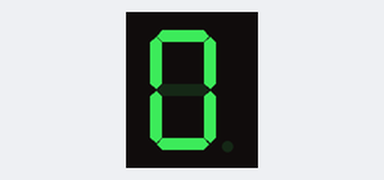
Bench run of a sketch on a simulated Arduino Uno, built with avr-gcc and run on an emulated ATmega328P. On the bench: 1-digit seven-segment display. Wiring (inferred from the names in the program): 1-digit 7-segment display, segments lit when HIGH: segments pin 2, pin 3, pin 4, pin 5, pin 6, pin 7, pin 8, pin 9. The segment pins are drawn as the display they are named for.

Above: at 0.1 s.
At 1.1 s:
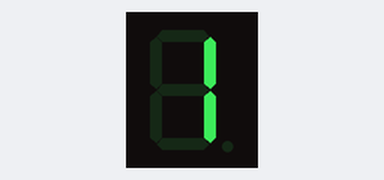
At 2.1 s:
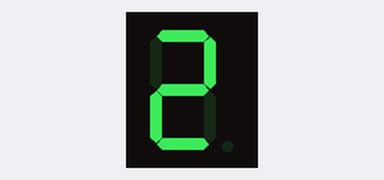
At 4.1 s:
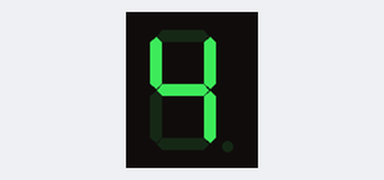
At 6.1 s:
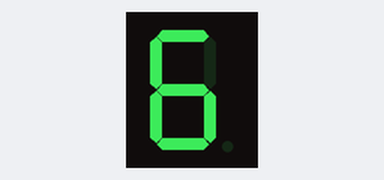
At 9.1 s:
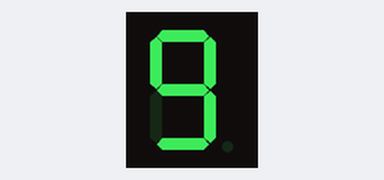

The sketch:

sevensegment.ino
```cpp
// Define segment pins
const int segmentPins[8] = {2, 3, 4, 5, 6, 7, 8, 9};

// Segment patterns for digits 0-9 (assuming common cathode)
const byte digitPatterns[10] = {
    B00111111, // 0
    B00000110, // 1
    B01011011, // 2
    B01001111, // 3
    B01100110, // 4
    B01101101, // 5
    B01111101, // 6
    B00000111, // 7
    B01111111, // 8
    B01101111  // 9
};

void setup() {
    // Set segment pins as outputs
    for (int i = 0; i < 8; i++) {
        pinMode(segmentPins[i], OUTPUT);
    }
}

void loop() {
    for (int digit = 0; digit < 10; digit++) {
        displayDigit(digit);
        delay(1000); // Display each digit for 1 second
    }
}

void displayDigit(int digit) {
    for (int i = 0; i < 8; i++) {
        digitalWrite(segmentPins[i], bitRead(digitPatterns[digit], i));
    }
}
```

Measured:
- by itself, everything shown: repeats every 10.0 s, in 10 steps
- what the display in image 1 shows lasts 1.0 s, from 1.0 s to 2.0 s
